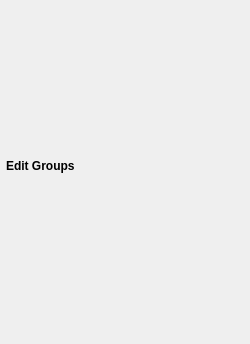
<ui version="4.0" >
 <class>EditGroupsWindow</class>
 <widget class="QWidget" name="EditGroupsWindow" >
  <property name="geometry" >
   <rect>
    <x>0</x>
    <y>0</y>
    <width>250</width>
    <height>344</height>
   </rect>
  </property>
  <property name="windowTitle" >
   <string>EditGroupsWindow</string>
  </property>
  <layout class="QVBoxLayout" name="verticalLayout" >
   <property name="margin" >
    <number>6</number>
   </property>
   <item>
    <spacer name="verticalSpacer" >
     <property name="orientation" >
      <enum>Qt::Vertical</enum>
     </property>
     <property name="sizeHint" stdset="0" >
      <size>
       <width>20</width>
       <height>40</height>
      </size>
     </property>
    </spacer>
   </item>
   <item>
    <widget class="QLabel" name="label" >
     <property name="sizePolicy" >
      <sizepolicy vsizetype="Minimum" hsizetype="Preferred" >
       <horstretch>0</horstretch>
       <verstretch>0</verstretch>
      </sizepolicy>
     </property>
     <property name="text" >
      <string>&lt;!DOCTYPE HTML PUBLIC "-//W3C//DTD HTML 4.0//EN" "http://www.w3.org/TR/REC-html40/strict.dtd">
&lt;html>&lt;head>&lt;meta name="qrichtext" content="1" />&lt;style type="text/css">
p, li { white-space: pre-wrap; }
&lt;/style>&lt;/head>&lt;body style=" font-family:'DejaVu Sans'; font-size:9pt; font-weight:400; font-style:normal;">
&lt;p style=" margin-top:0px; margin-bottom:0px; margin-left:0px; margin-right:0px; -qt-block-indent:0; text-indent:0px;">&lt;span style=" font-weight:600;">Edit Groups&lt;/span>&lt;/p>&lt;/body>&lt;/html></string>
     </property>
    </widget>
   </item>
   <item>
    <widget class="Synapse.QtClient.Widgets.EditGroupsWidget" native="1" name="groupsWidget" />
   </item>
   <item>
    <widget class="QDialogButtonBox" name="buttonBox" />
   </item>
   <item>
    <spacer name="verticalSpacer_2" >
     <property name="orientation" >
      <enum>Qt::Vertical</enum>
     </property>
     <property name="sizeHint" stdset="0" >
      <size>
       <width>20</width>
       <height>40</height>
      </size>
     </property>
    </spacer>
   </item>
  </layout>
 </widget>
 <customwidgets>
  <customwidget>
   <class>Synapse.QtClient.Widgets.EditGroupsWidget</class>
   <extends>QWidget</extends>
   <header>editgroupswidget.h</header>
   <container>1</container>
  </customwidget>
 </customwidgets>
 <resources/>
 <connections/>
</ui>
